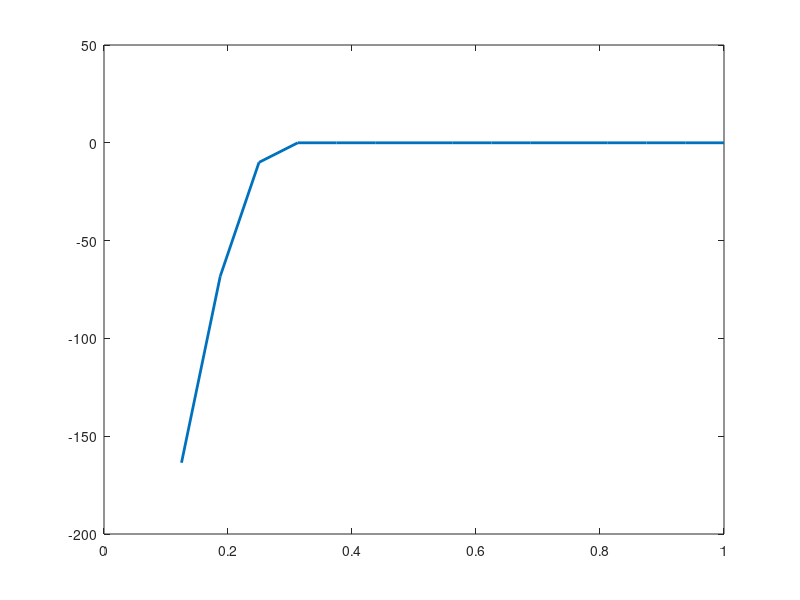

Reproduce this figure in MATLAB.
clear all;
R=0.2;
N=16;
Wn=0.2;
figure(1);
[B,A] = butter(N, Wn, 'high'); %contoh 1 high tidak ada
[H, w] = freqz(B,A,N);
len_f = length(H);
f=1/len_f:1/len_f:1;
plot(f, 20*log10(abs(H)), 'linewidth', 2);